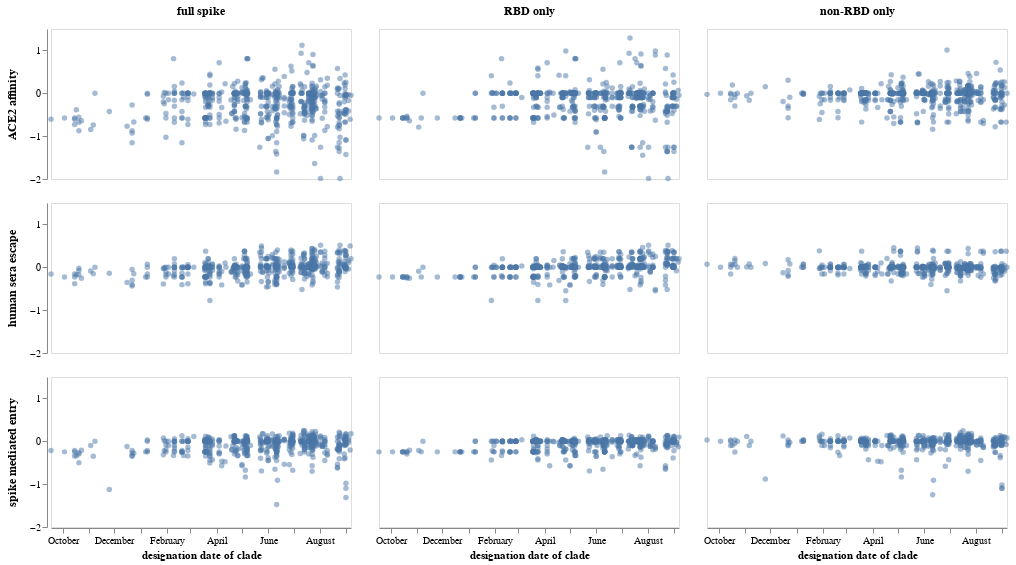

The code cell stored with this chart in its notebook:
### Markdown cell above
## Plot phenotypes of Pango clades
Plot phenotypes of Pango clades versus their designation dates:

### Code cell
region_cols = {
    "phenotype": "full spike",
    "phenotype_RBD_only": "RBD only",
    "phenotype_nonRBD_only": "non-RBD only",
}

pango_chart_df = (
    pango_dms_df
    .melt(
        id_vars=[c for c in pango_dms_df if c not in region_cols],
        value_vars=region_cols,
        var_name="spike_region",
        value_name="phenotype value",
    )
    .assign(
        spike_region=lambda x: x["spike_region"].map(region_cols),
        n_mutations=lambda x: x[f"mutations_from_{starting_clade}"].map(
            lambda s: len([m for m in s.split(";") if m])
        )
    )
)

if pango_chart_df["n_mutations"].max() > 12:
    raise ValueError(
        "check high number of mutations to ensure not bug in JSON like this one:\n"
        + "https://github.com/corneliusroemer/pango-sequences/issues/6\n\n"
        + str(pango_chart_df.query("n_mutations > 12"))
    )

pango_chart = (
    alt.Chart(pango_chart_df)
    .encode(
        x=alt.X("date", title="designation date of clade"),
        y=alt.Y("phenotype value", title=None),
        row=alt.Row(
            "DMS_phenotype",
            title=None,
            header=alt.Header(labelFontSize=12, labelFontStyle="bold"),
        ),
        column=alt.Column(
            "spike_region",
            sort=list(region_cols),
            title=None,
            header=alt.Header(labelFontSize=12, labelFontStyle="bold"),
        ),
        tooltip=[c for c in pango_chart_df.columns],
    )
    .mark_circle(opacity=0.5)
    .properties(width=300, height=150)
    .configure_axis(grid=False)
)

pango_chart

### Figure 1 — Vega-Lite specification as saved in the notebook (floating-point values rounded to 4 significant figures; data arrays with more than 128 entries replaced by an {"elided": "..."} marker saying what was removed)
{"config": {"view": {"continuousWidth": 300, "continuousHeight": 300}, "axis": {"grid": false}}, "data": {"name": "data-690842b147f29fa451c9320ca92424f1"}, "mark": {"type": "circle", "opacity": 0.5}, "encoding": {"column": {"field": "spike_region", "header": {"labelFontSize": 12, "labelFontStyle": "bold"}, "sort": ["phenotype", "phenotype_RBD_only", "phenotype_nonRBD_only"], "title": null, "type": "nominal"}, "row": {"field": "DMS_phenotype", "header": {"labelFontSize": 12, "labelFontStyle": "bold"}, "title": null, "type": "nominal"}, "tooltip": [{"field": "clade", "type": "nominal"}, {"field": "date", "type": "temporal"}, {"field": "n_child_clades", "type": "quantitative"}, {"field": "mutations_from_XBB", "type": "nominal"}, {"field": "mutations_from_XBB.1.5", "type": "nominal"}, {"field": "mutations_from_XBB.1.5_missing_data", "type": "nominal"}, {"field": "DMS_phenotype", "type": "nominal"}, {"field": "spike_region", "type": "nominal"}, {"field": "phenotype value", "type": "quantitative"}, {"field": "n_mutations", "type": "quantitative"}], "x": {"field": "date", "title": "designation date of clade", "type": "temporal"}, "y": {"field": "phenotype value", "title": null, "type": "quantitative"}}, "height": 150, "width": 300, "$schema": "https://vega.github.io/schema/vega-lite/v5.8.0.json", "datasets": {"data-690842b147f29fa451c9320ca92424f1": {"elided": "5454 records"}}}
